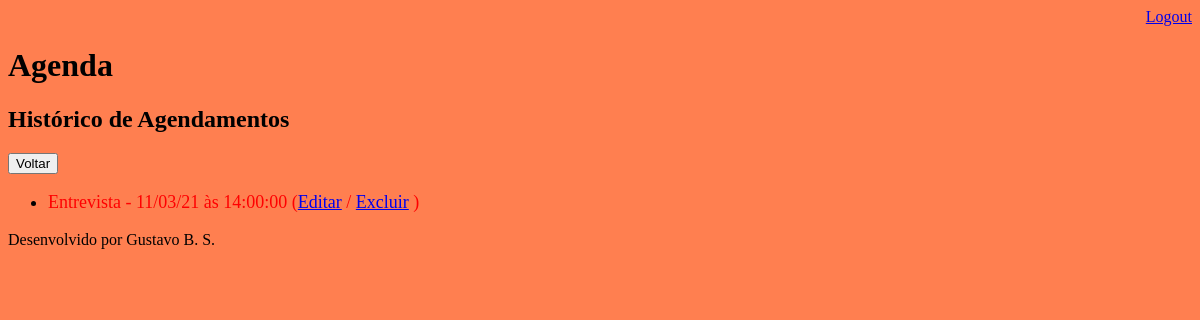
The page /agenda/historico/ (signed in) on the database as committed earlier.
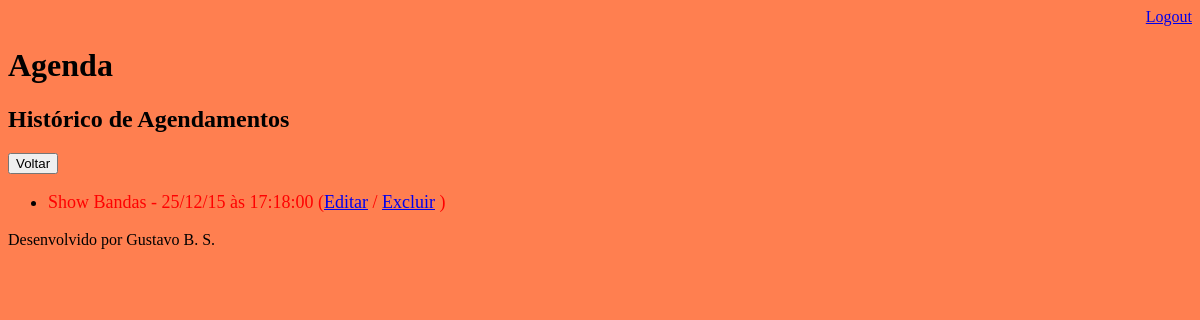
The same page on the database as committed later.
### core/models.py (models this page shows, shortened)
class Evento(models.Model):
    titulo = models.CharField(max_length=100, verbose_name='Evento')
    descricao = models.TextField(blank=True, null=True, verbose_name='Descrição')
    data_evento = models.DateTimeField(verbose_name='Data do Evento')
    data_criacao = models.DateTimeField(auto_now=True, verbose_name='Data da Criação')
    usuario = models.ForeignKey(User, on_delete=models.CASCADE)
    local = models.CharField(max_length=100, blank=True, null=True, verbose_name='Local do Evento')
    objects = models.Manager()
    class Meta:
        db_table = 'evento'
    def get_data_evento(self):
        return self.data_evento.strftime('%d/%m/%y às %H:%M:%S')
    def get_evento_atrasado(self):
        if self.data_evento < datetime.now():
            return True
        else:
            return False
    def get_evento_faltam(self):
        if datetime.now() < self.data_evento <= datetime.now() + timedelta(hours=1):
            return True
        else:
            return False

### core/views.py (the view)
# urls.py: path('agenda/historico/', views.agenda_historico),
@login_required(login_url='/login')
def agenda_historico(request):
    usuario = request.user
    data_atual = datetime.now()
    evento = Evento.objects.filter(usuario=usuario,
                                   data_evento__lt=data_atual).order_by('-data_evento')
    response = {'eventos': evento}
    return render(request, 'historico-eventos.html', response)

### core/templates/historico-eventos.html (shortened to what this page needs)
{% extends "model-page.html" %}
{% block content %}
    <h2>Histórico de Agendamentos</h2>
    <a href="http://127.0.0.1:8000/agenda/">
        <button type="button">Voltar</button>
    </a>
    <ul style="font-size: 18px">
        {% for evento in eventos %}
            <li>
                <div style={% if evento.get_evento_atrasado %}
                                "color:red"
                            {% endif %}
                            >
                {{ evento.titulo }} - {{ evento.get_data_evento}}
                (<a href="evento/?id={{ evento.id }}">Editar</a>
                / <a href="evento/delete/{{ evento.id }}">Excluir</a> )
                </div>
            </li>
        {% endfor %}
    </ul>
{% endblock %}

Rows that differ between the two databases and show on the page:
removed Evento: titulo "Entrevista", get_data_evento "11/03/21 às 14:00:00"
now on this page (row edited): Evento: titulo "Show Bandas", get_data_evento "25/12/15 às 17:18:00"
